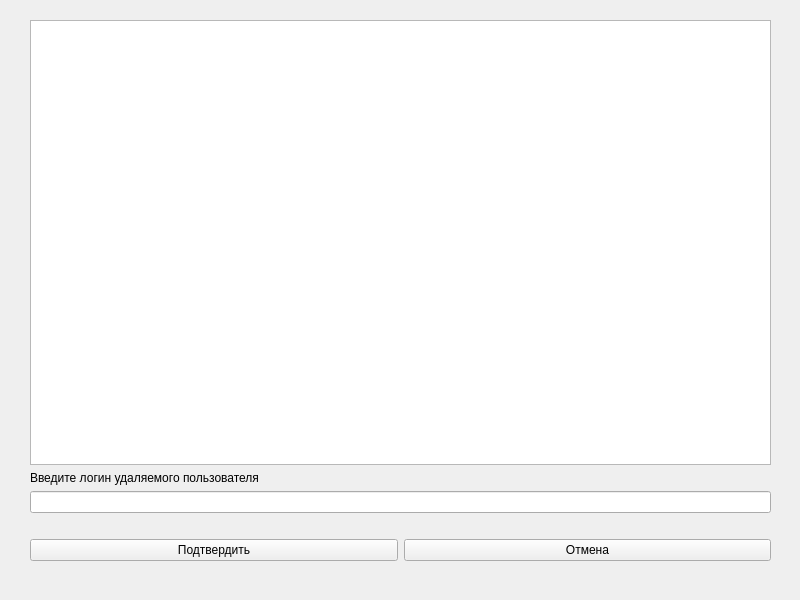
<?xml version="1.0" encoding="UTF-8"?>
<ui version="4.0">
 <class>user_deletion</class>
 <widget class="QWidget" name="user_deletion">
  <property name="geometry">
   <rect>
    <x>0</x>
    <y>0</y>
    <width>800</width>
    <height>600</height>
   </rect>
  </property>
  <property name="windowTitle">
   <string>Form</string>
  </property>
  <widget class="QWidget" name="verticalLayoutWidget">
   <property name="geometry">
    <rect>
     <x>30</x>
     <y>20</y>
     <width>741</width>
     <height>541</height>
    </rect>
   </property>
   <layout class="QVBoxLayout" name="verticalLayout">
    <item>
     <widget class="QTableView" name="tableView"/>
    </item>
    <item>
     <widget class="QLabel" name="label">
      <property name="text">
       <string>Введите логин удаляемого пользователя</string>
      </property>
     </widget>
    </item>
    <item>
     <widget class="QLineEdit" name="login_input"/>
    </item>
    <item>
     <widget class="QLabel" name="err_field">
      <property name="text">
       <string/>
      </property>
     </widget>
    </item>
    <item>
     <layout class="QHBoxLayout" name="horizontalLayout">
      <item>
       <widget class="QPushButton" name="accept">
        <property name="text">
         <string>Подтвердить</string>
        </property>
       </widget>
      </item>
      <item>
       <widget class="QPushButton" name="cancel">
        <property name="text">
         <string>Отмена</string>
        </property>
       </widget>
      </item>
     </layout>
    </item>
   </layout>
  </widget>
 </widget>
 <resources/>
 <connections/>
</ui>
